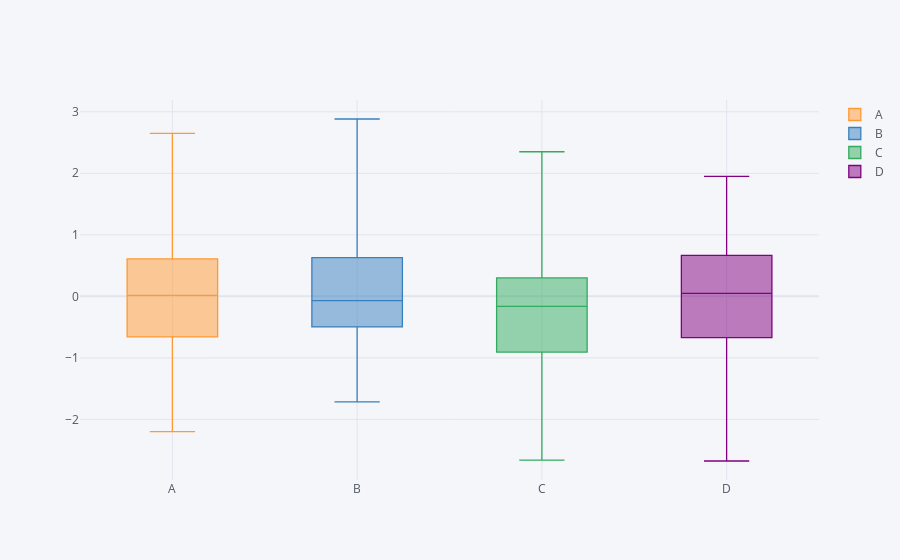

This figure's notebook cell:
### Markdown cell above
### Box plot

### Code cell
df1.iplot(kind='box')
